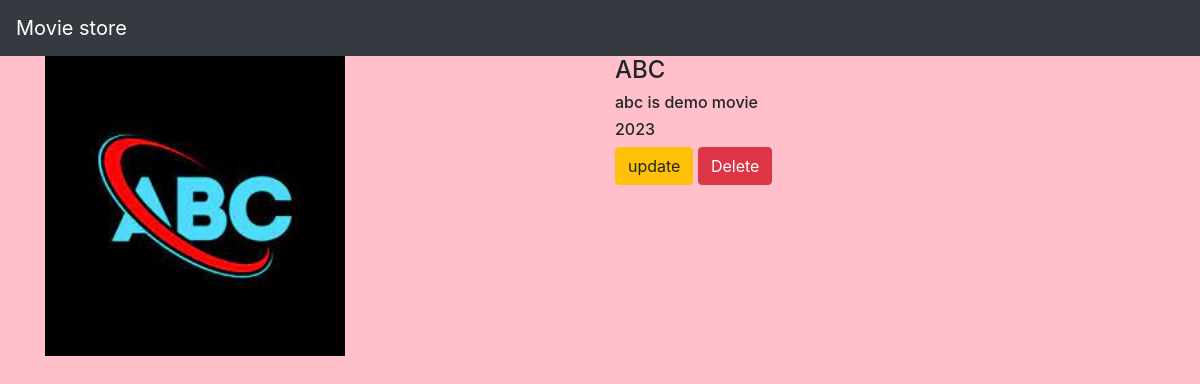
Screenshot of /movie/5/ with the database file from the repository.
### movie_app/models.py (models this page shows, shortened)
class Movie(models.Model):
    name=models.CharField(max_length=250)
    desc=models.TextField()
    year=models.IntegerField()
    img=models.ImageField(upload_to='gallery')

### movie_app/views.py (the view)
# urls.py: path('movie/<int:movie_id>/',views.details,name='details'),
def details(request,movie_id):
    movie=Movie.objects.get(id=movie_id)
    return render(request, 'detail.html',{'mov':movie})

### templates/detail.html
{% extends 'base.html' %}
{% block body %}
<div class="container">
    <div class="row">
        <div class="col-md-6">
          <img src=" {{mov.img.url}}" width="300" height="300">
        </div>
<div class="col-md-6">
   <h4> {{mov.name}}</h4>
    <h6>{{mov.desc}}</h6>
    <h6>{{mov.year}}</h6>
    <a class="btn btn-warning" href="{% url 'movie_app:update' mov.id %}">update</a>
    <a class="btn btn-danger" href="{% url 'movie_app:delete' mov.id %}">Delete</a>
</div>
          </div>
</div>
{% endblock %}

### static/style.css (style rules this page uses)
body { background:pink; }

### rows the page displays
Movie: img (picture), name "ABC", desc "abc is demo movie", year "2023"
